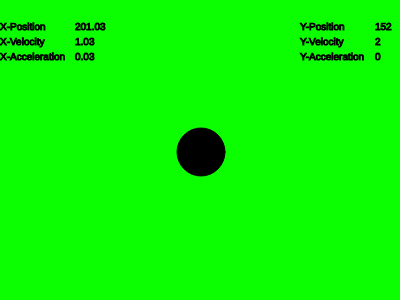
Frame 1 (no input)
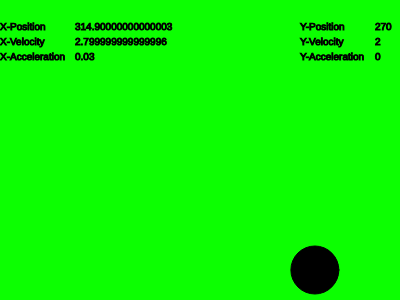
Frame 60 (no input)
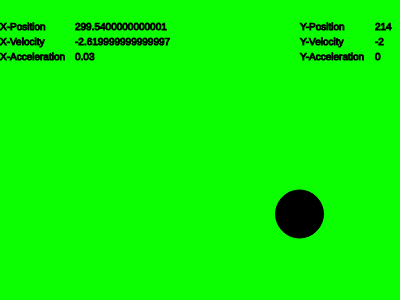
Frame 120 (the mouse pressed at the canvas centre since frame 60)

The p5.js sketch that drew these frames (run headless with seeded random() and noise() and a simulated clock; from frame 60 on, the mouse is pressed at the canvas centre):

// p5.js sketch
// ── sketch.js
let b; //declaring an instance of b before it is called

function setup(){
  createCanvas(400,300);
  b = new Ball();
}

function draw(){
  background(12,255,1);
  b.move();
  b.bounce();
  b.update();
  b.outputVectors();

}

// ── ball.js


class Ball{
  constructor(){
    this.position = new createVector(width/2,height/2);
    this.velocity = new createVector(1,2);
    this.acceleration = new createVector(0.03,0);
  }

  update(){
    stroke(0);
    fill(0);
    ellipse(this.position.x, this.position.y, 48, 48);

  }

  move(){
    this.velocity.add(this.acceleration);
    this.position.add(this.velocity);
  }

  bounce(){ //if ball hits the wall
    if ((this.position.x > width) || (this.position.x < 0)){
      //ball is out of bounds on x axis change the motion
      this.velocity.x = this.velocity.x *-1; //changing velocity on object changes path
    }
    if ((this.position.y > height) || (this.position.y < 0)){
      //ball is out of bounds on y-axis, change moiton
      this.velocity.y = this.velocity.y * -1;
    }
  }
  outputVectors(){
        textFont('Helvetica');
        textSize(10);

        text("X-Position", 0, 30);
        text(this.position.x, 75, 30);

        text("X-Velocity", 0, 45);
        text(this.velocity.x,75, 45);

        text("X-Acceleration",0,60);
        text(this.acceleration.x,75,60);


        text("Y-Position", 300, 30);
        text(this.position.y, 375, 30);

        text("Y-Velocity", 300, 45);
        text(this.velocity.y,375, 45);

        text("Y-Acceleration",300,60);
        text(this.acceleration.y,375,60);


        fill(0, 102, 153);
  }
}
